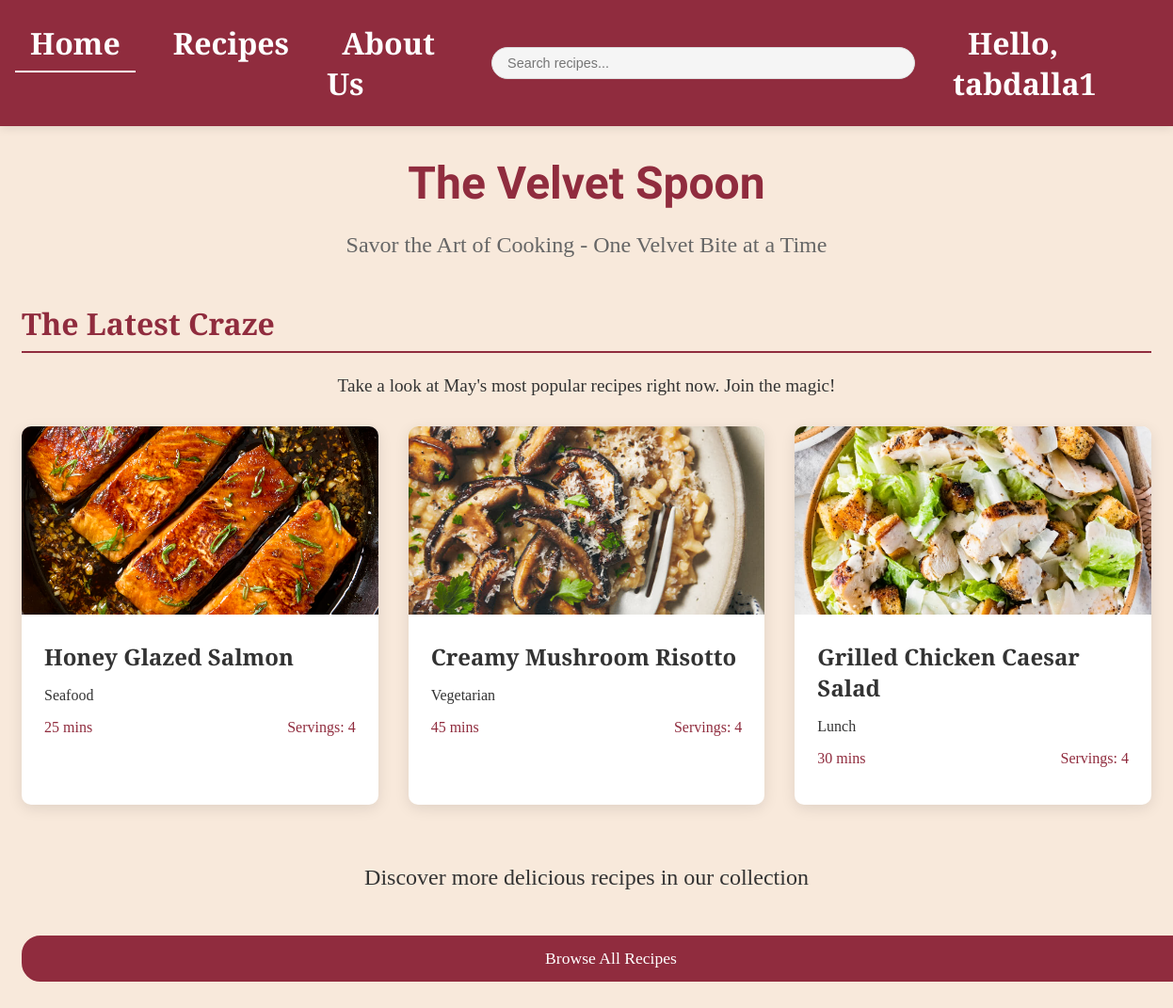
Screenshot of /dashboard.php (signed in) with the database file from the repository.
### tables this page shows
CREATE TABLE `recipes` (
  `id` int(11) NOT NULL,
  `title` varchar(255) NOT NULL,
  `image_path` varchar(255) DEFAULT NULL,
  `rating` decimal(2,1) DEFAULT '0.0',
  `rating_count` int(11) DEFAULT '0',
  `prep_time` int(11) NOT NULL COMMENT 'in minutes',
  `cook_time` int(11) NOT NULL COMMENT 'in minutes',
  `servings` int(11) NOT NULL,
  `category` varchar(100) DEFAULT NULL,
  `created_at` timestamp NOT NULL DEFAULT CURRENT_TIMESTAMP
);

### dashboard.php (the view, shortened to what this page needs)
<?php
include 'db.php';
$sql = "SELECT * FROM recipes ORDER BY created_at DESC LIMIT 3";
$result = $conn->query($sql);
?>
<!DOCTYPE html>
<html lang="en">
<head>
    <link rel="stylesheet" href="styles.css">
</head>
<body>
    <nav>
        <ul>
            <li class="active"><a href="dashboard.php">Home</a></li>
            <li><a href="recipes.php">Recipes</a></li>
            <li><a href="about.php">About Us</a></li>
            <li class="search-bar">
                <form action="search.php" method="GET">
                    <input type="text" placeholder="Search recipes..." name="q">
                </form>
            </li>
            <?php if(isset($_SESSION['username'])): ?>
                <li><a href="account.php" class="username-link">Hello, <?php echo htmlspecialchars($_SESSION['username']); ?></a></li>
            <?php else: ?>
                <li><a href="login.php">Sign Up/In</a></li>
            <?php endif; ?>
        </ul>
    </nav>
    <div class="dashboard">
        <div class="dashboard-header">
            <h1 class="dashboard-title">The Velvet Spoon</h1>
            <p class="dashboard-subtitle">Savor the Art of Cooking - One Velvet Bite at a Time</p>
        </div>
        <div class="featured-section">
            <h2 class="section-title">The Latest Craze</h2>
            <p style="font-size: 1.2rem; margin-bottom: 2rem; text-align: center;">Take a look at <?php echo date('F'); ?>'s most popular recipes right now. Join the magic!</p>
            <div class="recipe-grid">
                <?php if ($result->num_rows > 0): ?>
                    <?php while($recipe = $result->fetch_assoc()): ?>
                    <div class="recipe-card" onclick="window.location.href='recipe.php?id=<?php echo $recipe['id']; ?>'">
                        <a href="recipe.php?id=<?php echo $recipe['id']; ?>">
                            <img src="<?php echo htmlspecialchars($recipe['image_path']); ?>" alt="<?php echo htmlspecialchars($recipe['title']); ?>" class="recipe-image">
                            <div class="recipe-info">
                                <h3 class="recipe-title"><?php echo htmlspecialchars($recipe['title']); ?></h3>
                                <p class="recipe-category"><?php echo htmlspecialchars($recipe['category']); ?></p>
                                <div class="recipe-meta">
                                    <span><?php echo ($recipe['prep_time'] + $recipe['cook_time']); ?> mins</span>
                                    <span>Servings: <?php echo $recipe['servings']; ?></span>
                                </div>
                            </div>
                        </a>
                    </div>
                    <?php endwhile; ?>
                <?php else: ?>
                    <div class="error">No recipes found in the database.</div>
                <?php endif; ?>
            </div>
        </div>
        <div class="cta-section">
            <p class="cta-text">Discover more delicious recipes in our collection</p>
            <a href="recipes.php" class="btn">Browse All Recipes</a>
        </div>
    </div>
</body>
</html>

### styles.css (style rules this page uses)
body { font-family: 'Josefin Slab', serif; margin: 0; padding: 0; background-color: #F8E9DB; color: #333; }
nav { background-color: #902C3E; box-shadow: 0 2px 10px rgba(0,0,0,0.1); padding: 1.5rem 1rem; }
nav ul { list-style: none; display: flex; justify-content: center; margin: 0; padding: 0; gap: 2rem; }
nav li { margin: 0; }
nav a { text-decoration: none; color: #ffff; font-weight: 600; font-size: 2.0rem; padding: 0.5rem 1rem; transition: all 0.3s ease; }
nav .active a { color: #ffff; border-bottom: 2px solid #ffff; }
nav .search-bar { margin: 0 1rem; display: flex; align-items: center; }
nav .search-bar form { display: flex; align-items: center; position: relative; }
nav .search-bar input { padding: 0.5rem 1rem; padding-right: 2rem; border: 1px solid #ddd; border-radius: 20px; font-size: 0.9rem; width: 400px; transition: width 0.3s ease; background-color: #f5f5f5; }
nav ul { gap: 1.5rem; }
.btn { background-color: transparent; color: #000; border: 2px solid #902C3E; padding: 1rem 2rem; border-radius: 24px; font-size: 1.1rem; cursor: pointer; width: 100%; margin: 1.5rem 0; font-weight: 500; transition: all 0.3s ease; }
.dashboard { max-width: 1200px; margin: 2rem auto; padding: 0 1rem; }
.dashboard-header { text-align: center; margin-bottom: 3rem; }
.dashboard-title { font-family: 'Jacques Francois Shadow', serif; color: #902C3E; font-size: 3rem; margin-bottom: 0.5rem; }
.dashboard-subtitle { font-size: 1.5rem; color: #666; font-weight: 300; text-align: center; }
.featured-section { margin-bottom: 4rem; }
.section-title { font-size: 2rem; color: #902C3E; margin-bottom: 1.5rem; border-bottom: 2px solid #902C3E; padding-bottom: 0.5rem; }
.recipe-grid { display: grid; grid-template-columns: repeat(auto-fill, minmax(280px, 1fr)); gap: 2rem; }
.recipe-card { background: transparent; border-radius: 10px; overflow: hidden; box-shadow: 0 4px 15px rgba(0,0,0,0.1); transition: transform 0.3s ease; }
.recipe-image { width: 100%; height: 200px; object-fit: cover; }
.recipe-info { padding: 1.5rem; }
.recipe-title { font-size: 1.5rem; margin: 0 0 0.5rem 0; color: #333; }
.recipe-meta { display: flex; justify-content: space-between; color: #902C3E; font-weight: 500; }
.cta-section { text-align: center; margin: 4rem 0; }
.cta-text { font-size: 1.5rem; margin-bottom: 1.5rem; color: #333; }
.recipe-grid { display: grid; grid-template-columns: repeat(auto-fill, minmax(280px, 1fr)); gap: 2rem; margin-top: 2rem; }
.recipe-card { background: white; border-radius: 10px; overflow: hidden; box-shadow: 0 4px 15px rgba(0,0,0,0.1); transition: transform 0.3s ease; }
.recipe-meta { display: flex; justify-content: space-between; color: #902C3E; font-weight: 500; margin-bottom: 1rem; }
.btn { background-color: #902C3E; color: white; padding: 0.75rem 1.5rem; border-radius: 20px; text-decoration: none; display: inline-block; transition: background-color 0.3s; }

### dashboard.php (style rules this page uses)
.recipe-card { cursor: pointer; transition: transform 0.3s ease; }
.recipe-card a { text-decoration: none; color: inherit; display: block; height: 100%; }

### rows the page displays
recipes: image_path (picture), title "Honey Glazed Salmon", category "Seafood", $recipe['prep_time'] + $recipe['cook_time'] "25", servings "4"
recipes: image_path (picture), title "Creamy Mushroom Risotto", category "Vegetarian", $recipe['prep_time'] + $recipe['cook_time'] "45", servings "4"
recipes: image_path (picture), title "Grilled Chicken Caesar Salad", category "Lunch", $recipe['prep_time'] + $recipe['cook_time'] "30", servings "4"

### other values shown
$_SESSION['username'] "tabdalla1"
